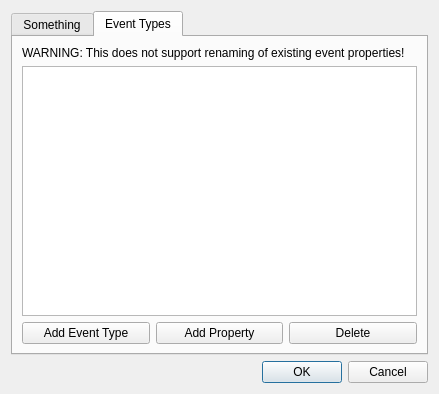
<?xml version="1.0" encoding="UTF-8"?>
<ui version="4.0">
 <class>ProjectSettingsDialog</class>
 <widget class="QDialog" name="ProjectSettingsDialog">
  <property name="geometry">
   <rect>
    <x>0</x>
    <y>0</y>
    <width>439</width>
    <height>394</height>
   </rect>
  </property>
  <property name="windowTitle">
   <string>Dialog</string>
  </property>
  <layout class="QVBoxLayout" name="verticalLayout">
   <item>
    <widget class="QTabWidget" name="tabWidget">
     <property name="currentIndex">
      <number>1</number>
     </property>
     <widget class="QWidget" name="tab">
      <attribute name="title">
       <string>Something</string>
      </attribute>
     </widget>
     <widget class="QWidget" name="tab_2">
      <attribute name="title">
       <string>Event Types</string>
      </attribute>
      <layout class="QVBoxLayout" name="verticalLayout_2">
       <item>
        <widget class="QLabel" name="label">
         <property name="text">
          <string>WARNING: This does not support renaming of existing event properties!</string>
         </property>
        </widget>
       </item>
       <item>
        <widget class="QTreeView" name="tree_eventType">
         <property name="editTriggers">
          <set>QAbstractItemView::DoubleClicked|QAbstractItemView::EditKeyPressed</set>
         </property>
        </widget>
       </item>
       <item>
        <layout class="QHBoxLayout" name="horizontalLayout" stretch="0,0,0">
         <item>
          <widget class="QPushButton" name="btn_addEventType">
           <property name="text">
            <string>Add Event Type</string>
           </property>
          </widget>
         </item>
         <item>
          <widget class="QPushButton" name="btn_addProperty">
           <property name="text">
            <string>Add Property</string>
           </property>
          </widget>
         </item>
         <item>
          <widget class="QPushButton" name="btn_deleteEventType">
           <property name="text">
            <string>Delete</string>
           </property>
          </widget>
         </item>
        </layout>
       </item>
      </layout>
     </widget>
    </widget>
   </item>
   <item>
    <widget class="QDialogButtonBox" name="buttonBox">
     <property name="orientation">
      <enum>Qt::Horizontal</enum>
     </property>
     <property name="standardButtons">
      <set>QDialogButtonBox::Cancel|QDialogButtonBox::Ok</set>
     </property>
    </widget>
   </item>
  </layout>
 </widget>
 <resources/>
 <connections>
  <connection>
   <sender>buttonBox</sender>
   <signal>accepted()</signal>
   <receiver>ProjectSettingsDialog</receiver>
   <slot>accept()</slot>
   <hints>
    <hint type="sourcelabel">
     <x>248</x>
     <y>254</y>
    </hint>
    <hint type="destinationlabel">
     <x>157</x>
     <y>274</y>
    </hint>
   </hints>
  </connection>
  <connection>
   <sender>buttonBox</sender>
   <signal>rejected()</signal>
   <receiver>ProjectSettingsDialog</receiver>
   <slot>reject()</slot>
   <hints>
    <hint type="sourcelabel">
     <x>316</x>
     <y>260</y>
    </hint>
    <hint type="destinationlabel">
     <x>286</x>
     <y>274</y>
    </hint>
   </hints>
  </connection>
  <connection>
   <sender>btn_addEventType</sender>
   <signal>clicked()</signal>
   <receiver>ProjectSettingsDialog</receiver>
   <slot>insertEventType()</slot>
   <hints>
    <hint type="sourcelabel">
     <x>84</x>
     <y>330</y>
    </hint>
    <hint type="destinationlabel">
     <x>219</x>
     <y>196</y>
    </hint>
   </hints>
  </connection>
  <connection>
   <sender>btn_addProperty</sender>
   <signal>clicked()</signal>
   <receiver>ProjectSettingsDialog</receiver>
   <slot>insertProperty()</slot>
   <hints>
    <hint type="sourcelabel">
     <x>218</x>
     <y>330</y>
    </hint>
    <hint type="destinationlabel">
     <x>219</x>
     <y>196</y>
    </hint>
   </hints>
  </connection>
  <connection>
   <sender>btn_deleteEventType</sender>
   <signal>clicked()</signal>
   <receiver>ProjectSettingsDialog</receiver>
   <slot>removeEventTypeOrProperty()</slot>
   <hints>
    <hint type="sourcelabel">
     <x>351</x>
     <y>330</y>
    </hint>
    <hint type="destinationlabel">
     <x>219</x>
     <y>196</y>
    </hint>
   </hints>
  </connection>
 </connections>
 <slots>
  <slot>insertEventType()</slot>
  <slot>insertProperty()</slot>
  <slot>removeEventTypeOrProperty()</slot>
 </slots>
</ui>
